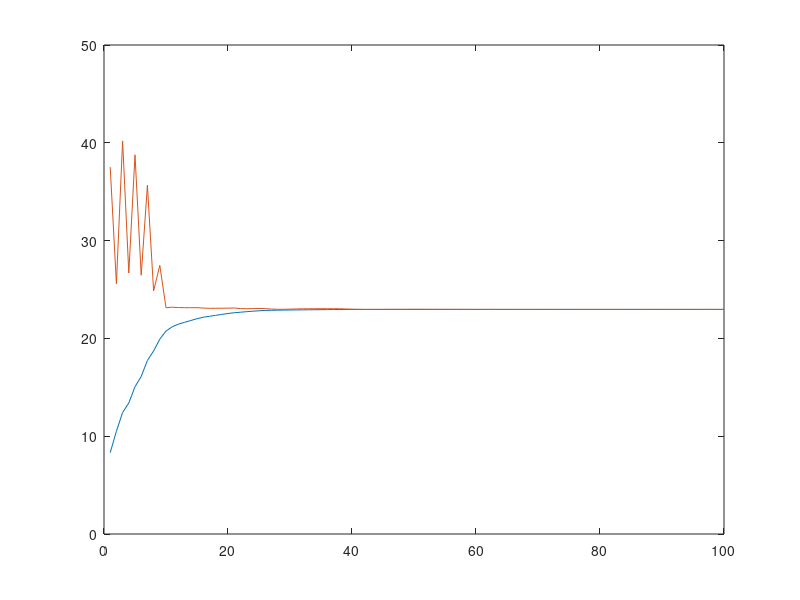

Write the MATLAB code that produced this figure.
% data set

n = 40;
omega = randn(1, 1);

noise = 0.8 * randn(n, 1);
x = randn(n, 2);
y = 2 * (omega * x(:, 1) + x(:, 2) + noise > 0) - 1;

hold off
scatter(x(:, 1), x(:, 2), 16, y);

% initial value

alpha = randn(n, 1);
alpha(alpha > 1) = 1;
alpha(alpha < 0) = 0;

K = zeros(n, n);
ita = 0.1;
lambda = 1;

% x(i, :) is a row vector, so its transpose is Xi
% so it is x(i, :) * x(j, :)' for Xi'Xj.

for i = 1 : 40
    for j = 1 : 40
        K(i, j) = y(i) * y(j) * (x(i, :) * x(j, :)');
    end
end

dual = zeros(100, 1);
loss = zeros(100, 1);

for iteration = 1 : 100
    alpha = alpha - ita * ((1 / (2 * lambda)) * K * alpha - 1);
    
    alpha(alpha > 1) = 1;
    alpha(alpha < 0) = 0;
    
    dual(iteration) = - ((1 / (4 * lambda)) * alpha' * K * alpha) + alpha' * ones(n, 1);
    
    opti_w = zeros(2, 1);
    
    for i = 1 : n
        opti_w = opti_w + ((1 / (2 * lambda)) * (alpha(i) * y(i) * x(i, :)'));
    end
    
    loss(iteration) = 0;
    for i = 1 : n
        loss(iteration) = loss(iteration) + max(0, 1 - (y(i) * opti_w' * x(i, :)'));
    end
    loss(iteration) = loss(iteration) + lambda * (norm(opti_w) ^ 2);
    
    disp("*****")
    disp("Iteration " + iteration);
    disp("Dual = " + dual(iteration));
    disp("Loss = " + loss(iteration));
end

hold off
plot(dual)
hold on
plot(loss)
